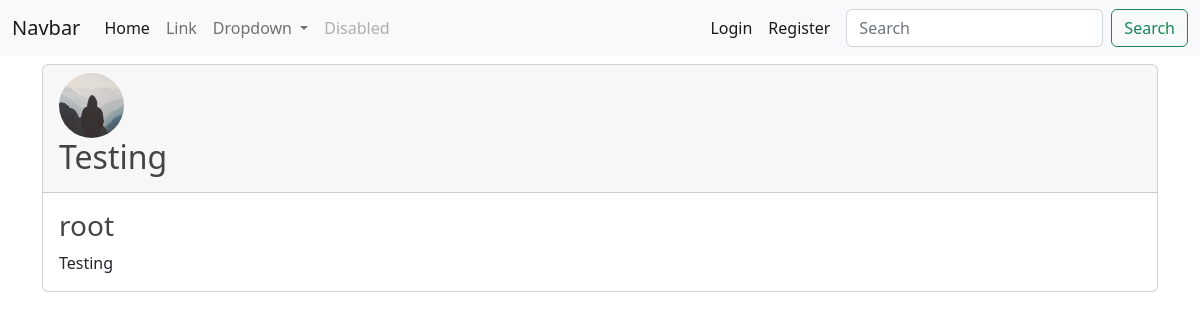
Screenshot of /post/9/ with the database file from the repository.
### blog/models.py (models this page shows, shortened)
class Post(models.Model):
    title = models.CharField(max_length=256)
    content = models.TextField()
    date_posted = models.DateTimeField(default=timezone.now)
    author = models.ForeignKey(User, on_delete=models.CASCADE)

### users/models.py (models this page shows)
class Profile(models.Model):
    image = models.ImageField(default='default.jpg', upload_to='profile_pics')
    user = models.OneToOneField(User, on_delete=models.CASCADE)

### blog/views.py (the view)
# urls.py: path('post/<int:pk>/', views.PostDetailView.as_view(), name='post-detail'),
class PostDetailView(DetailView):
    model = Post
    fields = ['title', 'content', 'date_posted', 'author']

### blog/templates/blog/post_detail.html (shortened to what this page needs)
{% extends 'blog/base.html' %}
{% block content %}
    <div class="container">
        <div class="card mt-2 mb-2">
            <div class="card-header">
                <img class="rounded-circle article-img" src="{{ post.author.profile.image.url }}" alt="profile_pic">
                <h2>{{ post.title }}</h1>
            </div>
            <div class="card-body">
                <h3>{{ post.author }}</h1>
                <p class="mb-0">{{ post.content }}</p>
            </div>
        </div>
    </div>
{% endblock content %}

### blog/static/blog/main.css (style rules this page uses)
body { background: #fafafa; color: #333333; margin-top: 5rem; }
h1, h2, h3, h4, h5, h6 { color: #444444; }
.article-img { height: 65px; width: 65px; margin-right: 16px; }

### rows the page displays
Post: author.profile.image (placeholder picture), title "Testing", author "root", content "Testing"
